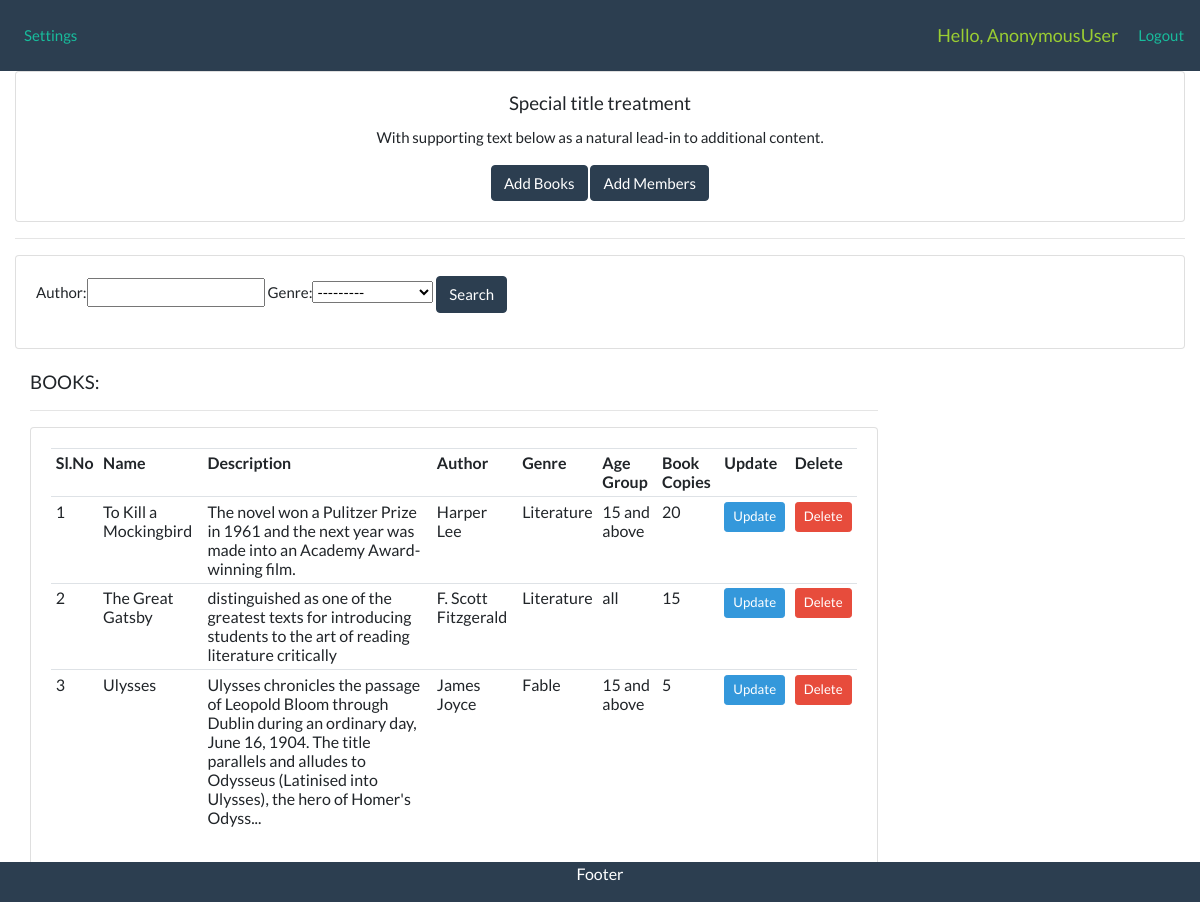
/book/, run on the app's committed database.
### library/models.py (models this page shows, shortened)
class Book(models.Model):
    GENRE = (
            ('Science Fiction', 'Science Fiction'),
            ('Thriller', 'Thriller'),
            ('Biography', 'Biography'),
            ('Fable', 'Fable'),
            ('Literature', 'Literature'),
            ('History', 'History'),
    )
    name = models.CharField(max_length=200, null=True)
    description = models.CharField(max_length=200, null=True)
    author = models.CharField(max_length=200, null=True)
    genre = models.CharField(max_length=200, null=True, choices=GENRE)
    ageGroup = models.CharField(max_length=200, null=True)
    bookCopies = models.CharField(max_length=200, null=True)
    date_published = models.DateTimeField(
        auto_now=False, max_length=200, null=True)
    date_of_keeping = models.DateTimeField(
        auto_now=False, max_length=200, null=True)

### library/views.py (the view)
# urls.py: path('book/', views.displayBooks, name="book"),
def displayBooks(request):
    books = Book.objects.all()
    myFilter = BookFilter(request.GET, queryset=books)
    books = myFilter.qs
    context = {'books': books, 'myFilter': myFilter}
    return render(request, 'library/book.html', context)

### library/templates/library/book.html
{% extends 'library/main.html' %}
{% block content %}
<div class="card text-center">
    <div class="card-body">
      <h5 class="card-title">Special title treatment</h5>
      <p class="card-text">With supporting text below as a natural lead-in to additional content.</p>
      <a href="{% url 'create_book' %}" class="btn btn-primary">Add Books</a>
      <a href="{% url 'create_member' %}" class="btn btn-primary">Add Members</a>
    </div>
</div>
<hr>
<div class="row">
	<div class="col">
		<div class="card card-body">
			<form method="get">
                {{myFilter.form}}
		    <button class="btn btn-primary" type="submit">Search</button>
		  </form>
		</div>
	</div>
</div>
<br>
<div class="col-md-9">
    <h5>BOOKS:</h5>
    <hr>
    <div class="card card-body">
        <table class="table table-sm">
          <tr>
            <th>Sl.No</th>
            <th>Name</th>
            <th>Description</th>
            <th>Author</th>
            <th>Genre</th>
            <th>Age Group</th>
            <th>Book Copies</th>
            <th>Update</th>
            <th>Delete</th>
          </tr>
         {% for book in books %}
         <tr>
             <td>{{book.id}}</td>
             <td>{{book.name}}</td>
             <td>{{book.description}}</td>
             <td>{{book.author}}</td>
             <td>{{book.genre}}</td>
             <td>{{book.ageGroup}}</td>
             <td>{{book.bookCopies}}</td>
             <td><a class="btn btn-sm btn-info"
                href="{% url 'update_book' book.id %}">Update</a></td>
             <td><a class="btn btn-sm btn-danger"
                href="{% url 'delete_book' book.id %}">Delete</a></td>
         </tr>
         {% endfor %}
        </table>
    </div>
</div>
{% endblock %}

### static/css/main.css (style rules this page uses)
body { background-color: white; }

### data on the page
Book: id "1", name "To Kill a Mockingbird", description "The novel won a Pulitzer Prize in 1961 and the next year was made into an Academy Award-winning film.", author "Harper Lee", genre "Literature", ageGroup "15 and above", bookCopies "20"
Book: id "2", name "The Great Gatsby", description "distinguished as one of the greatest texts for introducing students to the art of reading literature critically", author "F. Scott Fitzgerald", genre "Literature", ageGroup "all", bookCopies "15"
Book: id "3", name "Ulysses", description "Ulysses chronicles the passage of Leopold Bloom through Dublin during an ordinary day, June 16, 1904. The title parallels and alludes to Odysseus (Latinised into Ulysses), the hero of Homer's Odyss...", author "James Joyce", genre "Fable", ageGroup "15 and above", bookCopies "5"

### other printed values
{{ request.user }} "AnonymousUser"
